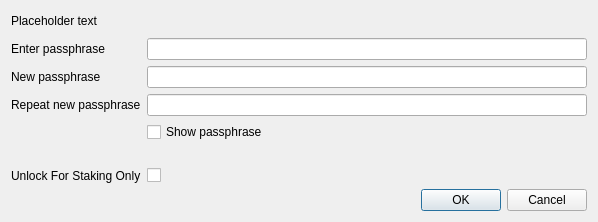
<?xml version="1.0" encoding="UTF-8"?>
<ui version="4.0">
 <class>AskPassphraseDialog</class>
 <widget class="QDialog" name="AskPassphraseDialog">
  <property name="geometry">
   <rect>
    <x>0</x>
    <y>0</y>
    <width>598</width>
    <height>222</height>
   </rect>
  </property>
  <property name="sizePolicy">
   <sizepolicy hsizetype="Preferred" vsizetype="Minimum">
    <horstretch>0</horstretch>
    <verstretch>0</verstretch>
   </sizepolicy>
  </property>
  <property name="minimumSize">
   <size>
    <width>550</width>
    <height>0</height>
   </size>
  </property>
  <property name="windowTitle">
   <string>Passphrase Dialog</string>
  </property>
  <layout class="QVBoxLayout" name="verticalLayout">
   <property name="sizeConstraint">
    <enum>QLayout::SetMinimumSize</enum>
   </property>
   <item>
    <widget class="QLabel" name="warningLabel">
     <property name="text">
      <string notr="true">Placeholder text</string>
     </property>
     <property name="textFormat">
      <enum>Qt::RichText</enum>
     </property>
     <property name="wordWrap">
      <bool>true</bool>
     </property>
    </widget>
   </item>
   <item>
    <layout class="QFormLayout" name="formLayout">
     <property name="sizeConstraint">
      <enum>QLayout::SetMinimumSize</enum>
     </property>
     <property name="fieldGrowthPolicy">
      <enum>QFormLayout::AllNonFixedFieldsGrow</enum>
     </property>
     <item row="0" column="0">
      <widget class="QLabel" name="passLabel1">
       <property name="text">
        <string>Enter passphrase</string>
       </property>
      </widget>
     </item>
     <item row="0" column="1">
      <widget class="QLineEdit" name="passEdit1">
       <property name="echoMode">
        <enum>QLineEdit::Password</enum>
       </property>
      </widget>
     </item>
     <item row="1" column="0">
      <widget class="QLabel" name="passLabel2">
       <property name="text">
        <string>New passphrase</string>
       </property>
      </widget>
     </item>
     <item row="1" column="1">
      <widget class="QLineEdit" name="passEdit2">
       <property name="echoMode">
        <enum>QLineEdit::Password</enum>
       </property>
      </widget>
     </item>
     <item row="2" column="0">
      <widget class="QLabel" name="passLabel3">
       <property name="text">
        <string>Repeat new passphrase</string>
       </property>
      </widget>
     </item>
     <item row="2" column="1">
      <widget class="QLineEdit" name="passEdit3">
       <property name="echoMode">
        <enum>QLineEdit::Password</enum>
       </property>
      </widget>
     </item>
     <item row="3" column="1">
      <widget class="QCheckBox" name="toggleShowPasswordButton">
       <property name="text">
        <string>Show passphrase</string>
       </property>
      </widget>
     </item>
     <item row="4" column="1">
      <widget class="QLabel" name="capsLabel">
       <property name="font">
        <font>
         <weight>75</weight>
         <bold>true</bold>
        </font>
       </property>
       <property name="text">
        <string/>
       </property>
       <property name="alignment">
        <set>Qt::AlignCenter</set>
       </property>
      </widget>
     </item>
     <item row="5" column="0">
      <widget class="QLabel" name="unlockForStakingOnlyLabel">
       <property name="text">
        <string>Unlock For Staking Only</string>
       </property>
      </widget>
     </item>
     <item row="5" column="1">
      <widget class="QCheckBox" name="unlockForStakingOnlyCheckBox"/>
     </item>
    </layout>
   </item>
   <item>
    <widget class="QDialogButtonBox" name="buttonBox">
     <property name="orientation">
      <enum>Qt::Horizontal</enum>
     </property>
     <property name="standardButtons">
      <set>QDialogButtonBox::Cancel|QDialogButtonBox::Ok</set>
     </property>
    </widget>
   </item>
  </layout>
 </widget>
 <resources/>
 <connections>
  <connection>
   <sender>buttonBox</sender>
   <signal>accepted()</signal>
   <receiver>AskPassphraseDialog</receiver>
   <slot>accept()</slot>
   <hints>
    <hint type="sourcelabel">
     <x>20</x>
     <y>20</y>
    </hint>
    <hint type="destinationlabel">
     <x>20</x>
     <y>20</y>
    </hint>
   </hints>
  </connection>
  <connection>
   <sender>buttonBox</sender>
   <signal>rejected()</signal>
   <receiver>AskPassphraseDialog</receiver>
   <slot>reject()</slot>
   <hints>
    <hint type="sourcelabel">
     <x>20</x>
     <y>20</y>
    </hint>
    <hint type="destinationlabel">
     <x>20</x>
     <y>20</y>
    </hint>
   </hints>
  </connection>
 </connections>
</ui>
